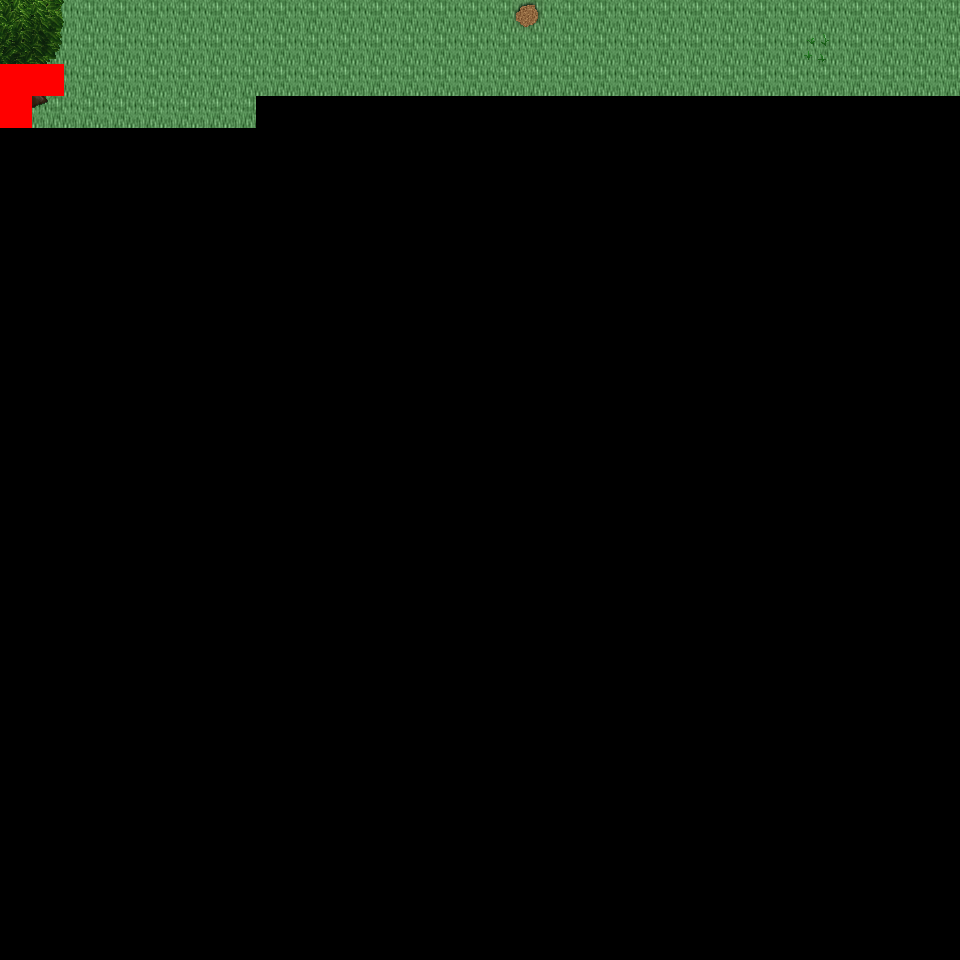

This is a level from a 2D game, rendered from its Tiled map with the project's own tilesets. A one-line summary and the map file follow, with tile-layer data summarised:
An orthogonal 30x30 tile map with 32x32 px tiles, 6 tile layers (Ground, Object, Object2, Above, ...), 48 tilesets and 3 objects (3x mapExit).

<map version="1.0" orientation="orthogonal" renderorder="right-down" width="30" height="30" tilewidth="32" tileheight="32" nextobjectid="4">
  <tileset firstgid="1" name="tileset_logic_collision" tilewidth="32" tileheight="32" tilecount="1" columns="1">
    <image source="../drawable/tileset_logic_collision.png" width="32" height="32" />
  </tileset>
  <tileset firstgid="2" name="tileset_ground_ground" tilewidth="32" tileheight="32" tilecount="33" columns="3">
    <image source="../drawable/tileset_ground_ground.png" width="96" height="352" />
  </tileset>
  <tileset firstgid="35" name="tileset_ground_water_water" tilewidth="32" tileheight="32" tilecount="24" columns="3">
    <image source="../drawable/tileset_ground_water_water.png" width="96" height="256" />
  </tileset>
  <tileset firstgid="59" name="tileset_plant_grasses" tilewidth="32" tileheight="32" tilecount="6" columns="3">
    <image source="../drawable/tileset_plant_grasses.png" width="96" height="64" />
  </tileset>
  <tileset firstgid="65" name="tileset_ground_grass_edges" tilewidth="32" tileheight="32" tilecount="36" columns="12">
    <image source="../drawable/tileset_ground_grass_edges.png" width="384" height="96" />
  </tileset>
  <tileset firstgid="101" name="tileset_plant_tree_tree_green" tilewidth="32" tileheight="32" tilecount="88" columns="8">
    <image source="../drawable/tileset_plant_tree_tree_green.png" width="256" height="352" />
  </tileset>
  <tileset firstgid="189" name="tileset_ground_water_pool_grassy" tilewidth="32" tileheight="32" tilecount="27" columns="9">
    <image source="../drawable/tileset_ground_water_pool_grassy.png" width="288" height="96" />
  </tileset>
  <tileset firstgid="216" name="tileset_ground_water_water_corners" tilewidth="32" tileheight="32" tilecount="12" columns="6">
    <image source="../drawable/tileset_ground_water_water_corners.png" width="192" height="64" />
  </tileset>
  <tileset firstgid="228" name="tileset_plant_flower_daisy_blue" tilewidth="32" tileheight="32" tilecount="8" columns="2">
    <image source="../drawable/tileset_plant_flower_daisy_blue.png" width="64" height="128" />
  </tileset>
  <tileset firstgid="236" name="tileset_ground_water_channels_grassy" tilewidth="32" tileheight="32" tilecount="6" columns="3">
    <image source="../drawable/tileset_ground_water_channels_grassy.png" width="96" height="64" />
  </tileset>
  <tileset firstgid="242" name="tileset_plant_flower_daisy_yellow" tilewidth="32" tileheight="32" tilecount="8" columns="2">
    <image source="../drawable/tileset_plant_flower_daisy_yellow.png" width="64" height="128" />
  </tileset>
  <tileset firstgid="250" name="tileset_plant_flower_daisy_white" tilewidth="32" tileheight="32" tilecount="8" columns="2">
    <image source="../drawable/tileset_plant_flower_daisy_white.png" width="64" height="128" />
  </tileset>
  <tileset firstgid="258" name="tileset_building_wall_wall_brown" tilewidth="32" tileheight="32" tilecount="12" columns="3">
    <image source="../drawable/tileset_building_wall_wall_brown.png" width="96" height="128" />
  </tileset>
  <tileset firstgid="270" name="tileset_plant_bush_bushes" tilewidth="32" tileheight="32" tilecount="10" columns="5">
    <image source="../drawable/tileset_plant_bush_bushes.png" width="160" height="64" />
  </tileset>
  <tileset firstgid="280" name="tileset_plant_vine" tilewidth="32" tileheight="32" tilecount="3" columns="1">
    <image source="../drawable/tileset_plant_vine.png" width="32" height="96" />
  </tileset>
  <tileset firstgid="283" name="tileset_building_decoration_rocks_2" tilewidth="32" tileheight="32" tilecount="2" columns="1">
    <image source="../drawable/tileset_building_decoration_rocks_2.png" width="32" height="64" />
  </tileset>
  <tileset firstgid="285" name="tileset_plant_stump_stump_green" tilewidth="32" tileheight="32" tilecount="4" columns="2">
    <image source="../drawable/tileset_plant_stump_stump_green.png" width="64" height="64" />
  </tileset>
  <tileset firstgid="289" name="tileset_building_decoration_green_block" tilewidth="32" tileheight="32" tilecount="4" columns="2">
    <image source="../drawable/tileset_building_decoration_green_block.png" width="64" height="64" />
  </tileset>
  <tileset firstgid="293" name="tileset_plant_tree_tree_golden_small" tilewidth="32" tileheight="32" tilecount="6" columns="2">
    <image source="../drawable/tileset_plant_tree_tree_golden_small.png" width="64" height="96" />
  </tileset>
  <tileset firstgid="299" name="tileset_plant_flower_daisy_red" tilewidth="32" tileheight="32" tilecount="8" columns="2">
    <image source="../drawable/tileset_plant_flower_daisy_red.png" width="64" height="128" />
  </tileset>
  <tileset firstgid="307" name="tileset_plant_stump_stump_purple" tilewidth="32" tileheight="32" tilecount="4" columns="2">
    <image source="../drawable/tileset_plant_stump_stump_purple.png" width="64" height="64" />
  </tileset>
  <tileset firstgid="311" name="tileset_item_pot_dark_barrel" tilewidth="32" tileheight="32" tilecount="2" columns="1">
    <image source="../drawable/tileset_item_pot_dark_barrel.png" width="32" height="64" />
  </tileset>
  <tileset firstgid="313" name="tileset_ground_ladder_vertical_dark" tilewidth="32" tileheight="32" tilecount="3" columns="3">
    <image source="../drawable/tileset_ground_ladder_vertical_dark.png" width="96" height="32" />
  </tileset>
  <tileset firstgid="316" name="tileset_item_statue_green_stone" tilewidth="32" tileheight="32" tilecount="12" columns="4">
    <image source="../drawable/tileset_item_statue_green_stone.png" width="128" height="96" />
  </tileset>
  <tileset firstgid="328" name="tileset_item_statue_grey_stone" tilewidth="32" tileheight="32" tilecount="4" columns="2">
    <image source="../drawable/tileset_item_statue_grey_stone.png" width="64" height="64" />
  </tileset>
  <tileset firstgid="332" name="tileset_ground_rock_pebbles" tilewidth="32" tileheight="32" tilecount="3" columns="1">
    <image source="../drawable/tileset_ground_rock_pebbles.png" width="32" height="96" />
  </tileset>
  <tileset firstgid="335" name="tileset_item_corpse_huge_animal" tilewidth="32" tileheight="32" tilecount="16" columns="2">
    <image source="../drawable/tileset_item_corpse_huge_animal.png" width="64" height="256" />
  </tileset>
  <tileset firstgid="351" name="tileset_building_fence_fence_chunky" tilewidth="32" tileheight="32" tilecount="21" columns="3">
    <image source="../drawable/tileset_building_fence_fence_chunky.png" width="96" height="224" />
  </tileset>
  <tileset firstgid="372" name="tileset_building_roof_red" tilewidth="32" tileheight="32" tilecount="20" columns="5">
    <image source="../drawable/tileset_building_roof_red.png" width="160" height="128" />
  </tileset>
  <tileset firstgid="392" name="tileset_building_decoration_banner" tilewidth="32" tileheight="32" tilecount="12" columns="1">
    <image source="../drawable/tileset_building_decoration_banner.png" width="32" height="384" />
  </tileset>
  <tileset firstgid="404" name="tileset_building_door_closed" tilewidth="32" tileheight="32" tilecount="1" columns="1">
    <image source="../drawable/tileset_building_door_closed.png" width="32" height="32" />
  </tileset>
  <tileset firstgid="405" name="tileset_building_window_window_right" tilewidth="32" tileheight="32" tilecount="2" columns="2">
    <image source="../drawable/tileset_building_window_window_right.png" width="64" height="32" />
  </tileset>
  <tileset firstgid="407" name="tileset_building_decoration_floor_sparkle" tilewidth="32" tileheight="32" tilecount="18" columns="3">
    <image source="../drawable/tileset_building_decoration_floor_sparkle.png" width="96" height="192" />
  </tileset>
  <tileset firstgid="425" name="tileset_object_well" tilewidth="32" tileheight="32" tilecount="4" columns="2">
    <image source="../drawable/tileset_object_well.png" width="64" height="64" />
  </tileset>
  <tileset firstgid="429" name="tileset_building_decoration_magician_banner" tilewidth="32" tileheight="32" tilecount="3" columns="3">
    <image source="../drawable/tileset_building_decoration_magician_banner.png" width="96" height="32" />
  </tileset>
  <tileset firstgid="432" name="tileset_building_decoration_chimney" tilewidth="32" tileheight="32" tilecount="2" columns="1">
    <image source="../drawable/tileset_building_decoration_chimney.png" width="32" height="64" />
  </tileset>
  <tileset firstgid="434" name="tileset_logic_item_sheepfood" tilewidth="32" tileheight="32" tilecount="1" columns="1">
    <image source="../drawable/tileset_logic_item_sheepfood.png" width="32" height="32" />
  </tileset>
  <tileset firstgid="435" name="tileset_logic_creature_rodent" tilewidth="32" tileheight="32" tilecount="8" columns="8">
    <image source="../drawable/tileset_logic_creature_rodent.png" width="256" height="32" />
  </tileset>
  <tileset firstgid="443" name="tileset_logic_creature_animal" tilewidth="32" tileheight="32" tilecount="32" columns="8">
    <image source="../drawable/tileset_logic_creature_animal.png" width="256" height="128" />
  </tileset>
  <tileset firstgid="475" name="tileset_logic_item_resources" tilewidth="32" tileheight="32" tilecount="6" columns="6">
    <image source="../drawable/tileset_logic_item_resources.png" width="192" height="32" />
  </tileset>
  <tileset firstgid="481" name="tileset_logic_protection" tilewidth="32" tileheight="32" tilecount="2" columns="2">
    <image source="../drawable/tileset_logic_protection.png" width="64" height="32" />
  </tileset>
  <tileset firstgid="483" name="tileset_ground_green_paving" tilewidth="32" tileheight="32" tilecount="18" columns="3">
    <image source="../drawable/tileset_ground_green_paving.png" width="96" height="192" />
  </tileset>
  <tileset firstgid="501" name="tileset_building_fence_palisade" tilewidth="32" tileheight="32" tilecount="84" columns="6">
    <image source="../drawable/tileset_building_fence_palisade.png" width="192" height="448" />
  </tileset>
  <tileset firstgid="585" name="tileset_light_light_5x5" tilewidth="32" tileheight="32" tilecount="25" columns="5">
    <image source="../drawable/tileset_light_light_5x5.png" width="160" height="160" />
  </tileset>
  <tileset firstgid="610" name="tileset_light_door_light" tilewidth="32" tileheight="32" tilecount="12" columns="3">
    <image source="../drawable/tileset_light_door_light.png" width="96" height="128" />
  </tileset>
  <tileset firstgid="622" name="tileset_building_decoration_orbpedestal" tilewidth="32" tileheight="32" tilecount="2" columns="1">
    <image source="../drawable/tileset_building_decoration_orbpedestal.png" width="32" height="64" />
  </tileset>
  <tileset firstgid="624" name="tileset_item_pot_wooden_crates" tilewidth="32" tileheight="32" tilecount="6" columns="3">
    <image source="../drawable/tileset_item_pot_wooden_crates.png" width="96" height="64" />
  </tileset>
  <tileset firstgid="630" name="tileset_logic_creature_fowl" tilewidth="32" tileheight="32" tilecount="6" columns="6">
    <image source="../drawable/tileset_logic_creature_fowl.png" width="192" height="32" />
  </tileset>
  <layer name="Ground" width="30" height="30">
    <data>[900 cells, 98 non-empty, 1 distinct tile ids]</data>
  </layer>
  <layer name="Object" width="30" height="30">
    <data>[900 cells, 1 non-empty, 1 distinct tile ids]</data>
  </layer>
  <layer name="Object2" width="30" height="30">
    <data>[900 cells, 4 non-empty, 4 distinct tile ids]</data>
  </layer>
  <layer name="Above" width="30" height="30">
    <data>[900 cells, 5 non-empty, 5 distinct tile ids]</data>
  </layer>
  <layer name="Above2" width="30" height="30">
    <data>[900 cells, 0 non-empty, 0 distinct tile ids]</data>
  </layer>
  <layer name="Walkable" width="30" height="30">
    <data>[900 cells, 3 non-empty, 1 distinct tile ids]</data>
  </layer>
  <objectgroup name="MapEvents">
    <object id="1" name="north" type="mapExit" x="0" y="0" width="960" height="32">
      <properties>
        <property name="map" value="level_0_x140_y22" />
        <property name="x" value="0" />
        <property name="y" value="28" />
      </properties>
    </object>
    <object id="2" name="west" type="mapExit" x="0" y="0" width="32" height="64">
      <properties>
        <property name="map" value="level_0_x139_y23" />
        <property name="x" value="28" />
        <property name="y" value="0" />
      </properties>
    </object>
    <object id="3" name="west2" type="mapExit" x="0" y="128" width="32" height="832">
      <properties>
        <property name="map" value="level_0_x139_y23" />
        <property name="x" value="28" />
        <property name="y" value="4" />
      </properties>
    </object>
  </objectgroup>
</map>
